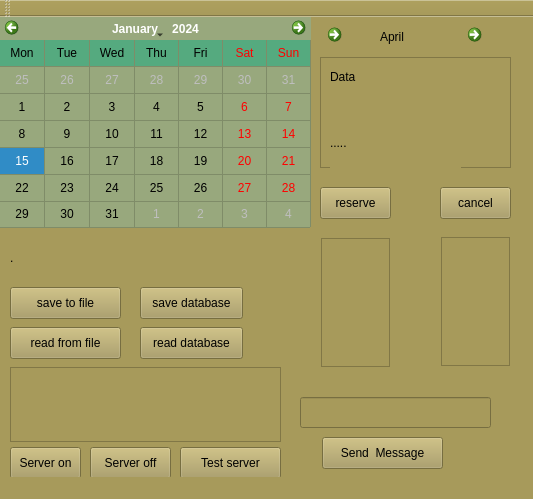
<?xml version="1.0" encoding="UTF-8"?>
<ui version="4.0">
 <class>MainWindow</class>
 <widget class="QMainWindow" name="MainWindow">
  <property name="geometry">
   <rect>
    <x>0</x>
    <y>0</y>
    <width>533</width>
    <height>499</height>
   </rect>
  </property>
  <property name="windowTitle">
   <string>Telepro-Server</string>
  </property>
  <property name="styleSheet">
   <string notr="true">background-color: rgb(167, 154, 91);</string>
  </property>
  <widget class="QWidget" name="centralWidget">
   <widget class="QCalendarWidget" name="calendarWidget">
    <property name="geometry">
     <rect>
      <x>0</x>
      <y>0</y>
      <width>311</width>
      <height>211</height>
     </rect>
    </property>
    <property name="styleSheet">
     <string notr="true">border-color: rgb(85, 255, 0);
background-color: rgb(77, 93, 70);
alternate-background-color: rgb(85, 170, 127);
border-top-color: rgb(0, 85, 255);
border-right-color: rgb(85, 170, 255);
border-left-color: rgb(255, 0, 127);
border-left-color: rgb(0, 0, 127);
background-color: rgb(152, 168, 125);</string>
    </property>
    <property name="gridVisible">
     <bool>true</bool>
    </property>
    <property name="verticalHeaderFormat">
     <enum>QCalendarWidget::NoVerticalHeader</enum>
    </property>
    <property name="navigationBarVisible">
     <bool>true</bool>
    </property>
    <property name="dateEditEnabled">
     <bool>true</bool>
    </property>
   </widget>
   <widget class="QCommandLinkButton" name="commandLinkButton">
    <property name="geometry">
     <rect>
      <x>460</x>
      <y>0</y>
      <width>31</width>
      <height>31</height>
     </rect>
    </property>
    <property name="text">
     <string/>
    </property>
   </widget>
   <widget class="QLabel" name="label">
    <property name="geometry">
     <rect>
      <x>380</x>
      <y>10</y>
      <width>81</width>
      <height>20</height>
     </rect>
    </property>
    <property name="text">
     <string>April</string>
    </property>
   </widget>
   <widget class="QCommandLinkButton" name="commandLinkButton_2">
    <property name="geometry">
     <rect>
      <x>320</x>
      <y>0</y>
      <width>31</width>
      <height>41</height>
     </rect>
    </property>
    <property name="styleSheet">
     <string notr="true"/>
    </property>
    <property name="text">
     <string/>
    </property>
   </widget>
   <widget class="QFrame" name="frame">
    <property name="geometry">
     <rect>
      <x>320</x>
      <y>40</y>
      <width>191</width>
      <height>111</height>
     </rect>
    </property>
    <property name="frameShape">
     <enum>QFrame::StyledPanel</enum>
    </property>
    <property name="frameShadow">
     <enum>QFrame::Raised</enum>
    </property>
    <widget class="QLabel" name="label_3">
     <property name="geometry">
      <rect>
       <x>10</x>
       <y>60</y>
       <width>131</width>
       <height>51</height>
      </rect>
     </property>
     <property name="text">
      <string>.....</string>
     </property>
     <property name="wordWrap">
      <bool>true</bool>
     </property>
    </widget>
    <widget class="QLabel" name="label_2">
     <property name="geometry">
      <rect>
       <x>10</x>
       <y>10</y>
       <width>111</width>
       <height>20</height>
      </rect>
     </property>
     <property name="text">
      <string>Data</string>
     </property>
    </widget>
   </widget>
   <widget class="QPushButton" name="pushButton">
    <property name="geometry">
     <rect>
      <x>320</x>
      <y>170</y>
      <width>71</width>
      <height>32</height>
     </rect>
    </property>
    <property name="text">
     <string>reserve</string>
    </property>
   </widget>
   <widget class="QPushButton" name="pushButton_2">
    <property name="geometry">
     <rect>
      <x>440</x>
      <y>170</y>
      <width>71</width>
      <height>32</height>
     </rect>
    </property>
    <property name="text">
     <string>cancel</string>
    </property>
   </widget>
   <widget class="QPushButton" name="save_to_file">
    <property name="geometry">
     <rect>
      <x>10</x>
      <y>270</y>
      <width>111</width>
      <height>32</height>
     </rect>
    </property>
    <property name="text">
     <string>save to file</string>
    </property>
   </widget>
   <widget class="QPushButton" name="pushButton_4">
    <property name="geometry">
     <rect>
      <x>322</x>
      <y>420</y>
      <width>121</width>
      <height>32</height>
     </rect>
    </property>
    <property name="text">
     <string>Send  Message</string>
    </property>
   </widget>
   <widget class="QLineEdit" name="lineEdit">
    <property name="geometry">
     <rect>
      <x>300</x>
      <y>380</y>
      <width>191</width>
      <height>31</height>
     </rect>
    </property>
   </widget>
   <widget class="QLabel" name="label_4">
    <property name="geometry">
     <rect>
      <x>10</x>
      <y>220</y>
      <width>271</width>
      <height>41</height>
     </rect>
    </property>
    <property name="text">
     <string>.</string>
    </property>
    <property name="wordWrap">
     <bool>true</bool>
    </property>
   </widget>
   <widget class="QPushButton" name="read_from_file">
    <property name="geometry">
     <rect>
      <x>10</x>
      <y>310</y>
      <width>111</width>
      <height>32</height>
     </rect>
    </property>
    <property name="text">
     <string>read from file</string>
    </property>
   </widget>
   <widget class="QPushButton" name="pushButton_save_to_bd">
    <property name="geometry">
     <rect>
      <x>140</x>
      <y>270</y>
      <width>103</width>
      <height>32</height>
     </rect>
    </property>
    <property name="text">
     <string>save database</string>
    </property>
   </widget>
   <widget class="QPushButton" name="pushButton_read_from_bd">
    <property name="geometry">
     <rect>
      <x>140</x>
      <y>310</y>
      <width>103</width>
      <height>32</height>
     </rect>
    </property>
    <property name="text">
     <string>read database</string>
    </property>
   </widget>
   <widget class="QTextEdit" name="textEdit_log">
    <property name="geometry">
     <rect>
      <x>10</x>
      <y>350</y>
      <width>271</width>
      <height>75</height>
     </rect>
    </property>
   </widget>
   <widget class="QPushButton" name="pushButton_server_on_2">
    <property name="geometry">
     <rect>
      <x>10</x>
      <y>430</y>
      <width>71</width>
      <height>32</height>
     </rect>
    </property>
    <property name="text">
     <string>Server on</string>
    </property>
   </widget>
   <widget class="QPushButton" name="pushButton_server_off">
    <property name="geometry">
     <rect>
      <x>90</x>
      <y>430</y>
      <width>81</width>
      <height>32</height>
     </rect>
    </property>
    <property name="text">
     <string>Server off</string>
    </property>
   </widget>
   <widget class="QPushButton" name="pushButton_server_test">
    <property name="geometry">
     <rect>
      <x>180</x>
      <y>430</y>
      <width>101</width>
      <height>32</height>
     </rect>
    </property>
    <property name="text">
     <string>Test server</string>
    </property>
   </widget>
   <widget class="QWidget" name="verticalLayoutWidget">
    <property name="geometry">
     <rect>
      <x>310</x>
      <y>210</y>
      <width>91</width>
      <height>151</height>
     </rect>
    </property>
    <layout class="QVBoxLayout" name="verticalLayout">
     <item>
      <widget class="QFrame" name="frame_2">
       <property name="frameShape">
        <enum>QFrame::StyledPanel</enum>
       </property>
       <property name="frameShadow">
        <enum>QFrame::Raised</enum>
       </property>
      </widget>
     </item>
    </layout>
   </widget>
   <widget class="QWidget" name="verticalLayoutWidget_2">
    <property name="geometry">
     <rect>
      <x>430</x>
      <y>209</y>
      <width>91</width>
      <height>151</height>
     </rect>
    </property>
    <layout class="QVBoxLayout" name="verticalLayout_2">
     <item>
      <widget class="QFrame" name="frame_3">
       <property name="frameShape">
        <enum>QFrame::StyledPanel</enum>
       </property>
       <property name="frameShadow">
        <enum>QFrame::Raised</enum>
       </property>
      </widget>
     </item>
    </layout>
   </widget>
  </widget>
  <widget class="QMenuBar" name="menuBar">
   <property name="geometry">
    <rect>
     <x>0</x>
     <y>0</y>
     <width>533</width>
     <height>26</height>
    </rect>
   </property>
  </widget>
  <widget class="QToolBar" name="mainToolBar">
   <attribute name="toolBarArea">
    <enum>TopToolBarArea</enum>
   </attribute>
   <attribute name="toolBarBreak">
    <bool>false</bool>
   </attribute>
  </widget>
  <widget class="QStatusBar" name="statusBar"/>
 </widget>
 <layoutdefault spacing="6" margin="11"/>
 <resources/>
 <connections>
  <connection>
   <sender>commandLinkButton</sender>
   <signal>clicked()</signal>
   <receiver>label</receiver>
   <slot>update()</slot>
   <hints>
    <hint type="sourcelabel">
     <x>153</x>
     <y>266</y>
    </hint>
    <hint type="destinationlabel">
     <x>107</x>
     <y>272</y>
    </hint>
   </hints>
  </connection>
  <connection>
   <sender>calendarWidget</sender>
   <signal>selectionChanged()</signal>
   <receiver>label_2</receiver>
   <slot>update()</slot>
   <hints>
    <hint type="sourcelabel">
     <x>289</x>
     <y>110</y>
    </hint>
    <hint type="destinationlabel">
     <x>330</x>
     <y>68</y>
    </hint>
   </hints>
  </connection>
 </connections>
</ui>
